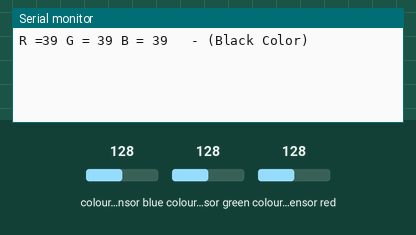
The sketch below on a simulated Arduino Uno, built with avr-gcc and run on an emulated ATmega328P. Shown: the last lines printed to the serial monitor. Wiring (inferred from the names in the program): TCS3200 colour sensor: output pin 8; S2 pin 6; S3 pin 7; S0 pin 4; S1 pin 5. Inputs (shaded band) come from the test bench; at power-on: colour sensor red 128, colour sensor blue 128, colour sensor green 128. Storage starts empty; the audio player accepts every command and is not drawn.

Above: at 1.2 s.
1.3 s: colour sensor red set to 250
At 3.5 s:
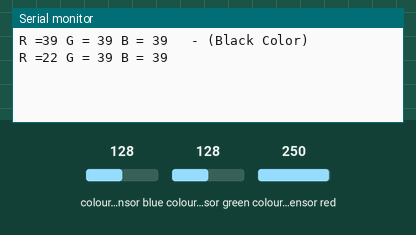
4.3 s: colour sensor blue set to 5
5.8 s: colour sensor green set to 5
At 7.0 s:
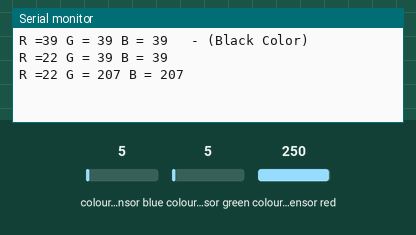

The sketch:

color_sensor_test_ino.ino
```cpp
#include "SD.h"
#define SD_ChipSelectPin 2
#include "TMRpcm.h"
#include "SPI.h"

TMRpcm tmrpcm;

#define s0 4        //Module pins wiring
#define s1 5
#define s2 6
#define s3 7
#define out 8

int red=0, blue=0, green=0;  //RGB values

void setup()
{
  tmrpcm.speakerPin=9;
   pinMode(s0,OUTPUT);    //pin modes
   pinMode(s1,OUTPUT);
   pinMode(s2,OUTPUT);
   pinMode(s3,OUTPUT);
   pinMode(out,INPUT);

   Serial.begin(9600);   //intialize the serial monitor baud rate
   if(!SD.begin(SD_ChipSelectPin))
{
  Serial.println("SD fail");
  return;
}
tmrpcm.setVolume(6);

   digitalWrite(s0,HIGH); //Putting S0/S1 on HIGH/HIGH levels means the output frequency scalling is at 100% (recommended)
   digitalWrite(s1,HIGH); //LOW/LOW is off HIGH/LOW is 20% and LOW/HIGH is  2%
}

void GetColors()
{
  digitalWrite(s2, LOW);                                           //S2/S3 levels define which set of photodiodes we are using LOW/LOW is for red LOW/HIGH is for blue and HIGH/HIGH is for green
  digitalWrite(s3, LOW);
  red = pulseIn(out, digitalRead(out) == HIGH ? LOW : HIGH);       //here we wait until "out" go LOW, we start measuring the duration and stops when "out" is HIGH again, if you have trouble with this expression check the bottom of the code
  digitalWrite(s3, HIGH);                                         //Here we select the other color (set of photodiodes) and measure the other colors value using the same techinque
  blue = pulseIn(out, digitalRead(out) == HIGH ? LOW : HIGH);
  digitalWrite(s2, HIGH);
  green = pulseIn(out, digitalRead(out) == HIGH ? LOW : HIGH);
}

void loop(){

  GetColors();                                     //Execute the GetColors function to get the value of each RGB color
                                                   //Depending of the RGB values given by the sensor we can define the color and displays it on the monitor

  Serial.print("R =")
 ; Serial.print(red, DEC);
  Serial.print(" G = ");
   Serial.print(green, DEC);
  Serial.print(" B = ");
  Serial.print(blue,   DEC);
  Serial.print("\	");

  if (red < blue && red < green && red   < 25)
  {
    if (red<=11 && red>=7 && green<=22 && green>=17&& blue<=15 && blue>=11)
    {
  Serial.println(" - (Red Color)");
    tmrpcm.play("re.wav");
     }

   else if (red<=6 && red>=2 && green<=9 && green>=5&& blue<=14 && blue>=8)
     {
 Serial.println(" - (Yellow Color)");
     tmrpcm.play("ye.wav");
     }

    else if (red<=7 && red>=5 && green<=12 && green>=9&& blue<=11 && blue>=8)
    {
Serial.println(" - (Pink Color)");
      tmrpcm.play("pi.wav");
     }

    else if (red<=7 && red>=5 && green<=16 && green>=11&& blue<=17 && blue>=13)
    {
Serial.println(" - (Orange Color)");
      tmrpcm.play("or.wav");
     }

  }

  else if (red<=12 && red>=9 && green<=9 && green>=7&& blue<=12 && blue>=9)
   {
     Serial.println(" - (Green Color)");
tmrpcm.play("gr.wav");
  }

  else if (red<=16 && red>=12 && green<=9 && green>=6&& blue<=7 && blue>=4)
  {

    Serial.println(" - (Blue Color)");
    tmrpcm.play("bl.wav");
   }

  else if (red >= 20 && blue>=20 && green>=20)
  {
     Serial.println(" - (Black Color)");
     tmrpcm.play("bla.wav");
  }
  else if (red<=12 && red>=9 && green<=12 && green>=9&& blue<=9 && blue>=7)
  {
     Serial.println(" - (Gray Color)");
     tmrpcm.play("gra.wav");
  }
  else if (red <= 7 && blue<=7 && green<=7)
  {

    if (red <= 7 && blue<=7 && green<=7)
    {
       Serial.println(" - (White Color)");
       tmrpcm.play("wh.wav");
    }
  }
  Serial.println();
   delay(3000);
}
```

Measured:
- after the input at 1.3 s, the serial monitor: prints a new line after 1.7 s (image 1)
- after the input at 5.8 s, the serial monitor: prints a new line after 0.22 s (image 2)
